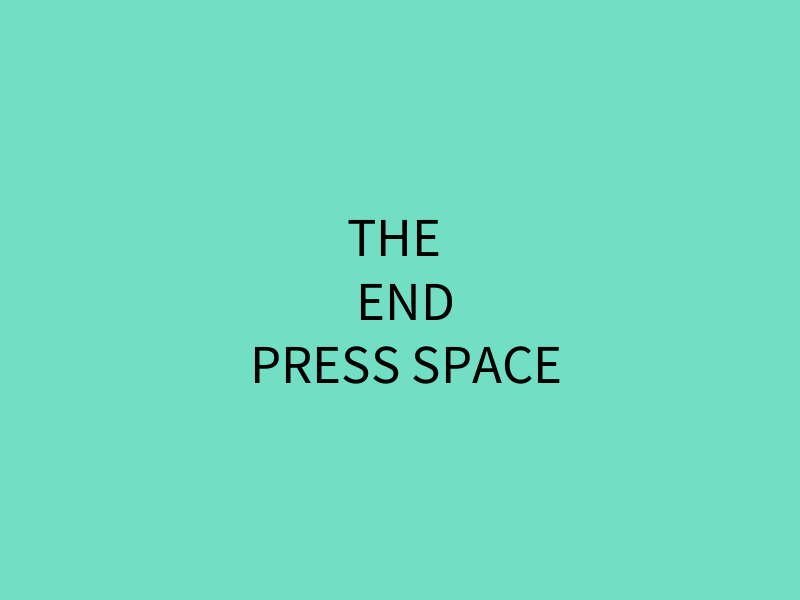
Frame 1 (no input)
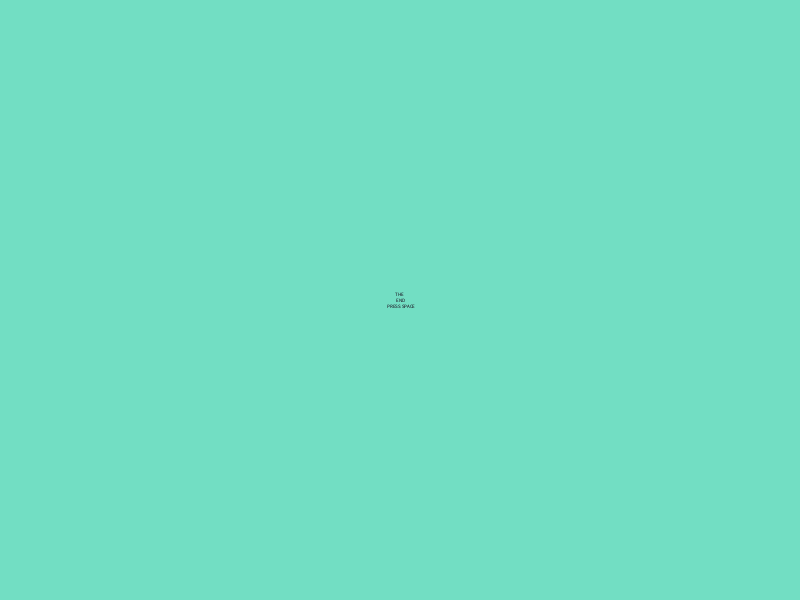
Frame 60 (the mouse pressed at the canvas centre just before this capture)
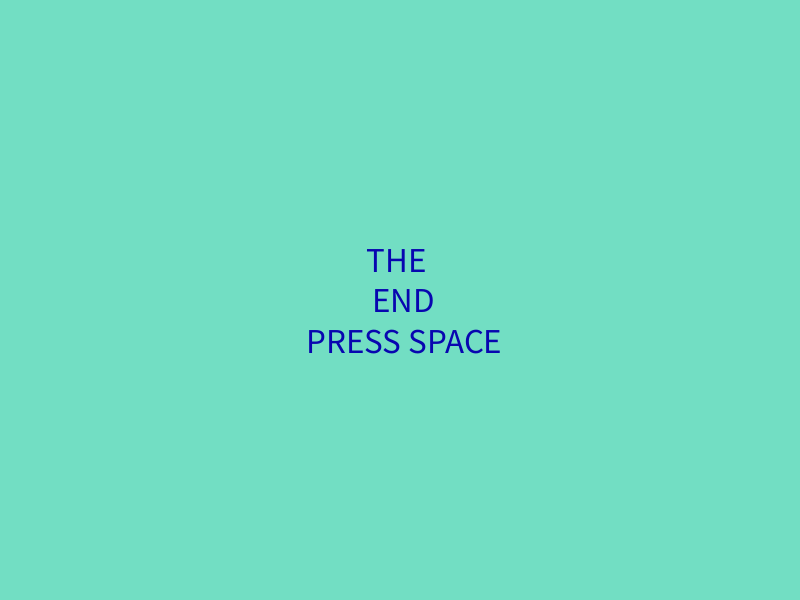
Frame 120 (the mouse held since frame 60 and released just before this capture)

The Processing sketch that drew these frames (run headless with seeded random() and noise(); from frame 60 on, the mouse is pressed at the canvas centre):

// Processing sketch: Resolution
// ── Resolution.pde
/*
 David Valencia
 Gaming I
 Resolution
 */

//RGB

int _textr = 0;
int _textg = 0;
int _textb = 0;

//Size

boolean texton = false;
int _textsize = 55;

void setup()
{
  size(800, 600);
  textAlign(CENTER, CENTER);
}

void draw()
{ 
  fill(_textr, _textg, _textb); 
  background(#72DEC3);
  textSize(_textsize);
  text("THE \n END\n PRESS SPACE", width/2, height/2);

  //SIZE ANIMATION

  if (texton == false)
  {
    _textsize = _textsize-1;
  }
  if (_textsize<=0)
  {
    texton = true;
  }
  if (texton == true)
  {
    _textsize = _textsize+1;
  }
  if (_textsize >= 50)
  {
    texton = false;
  }

  //COLOR ANIMATION
  if (_textsize >= 45)
  {
    _textr= int(random(0, 225));
  }
  if (_textsize <= 5)
  {
    _textg= int(random(0, 225));
  }
  if (_textsize >= 26 && _textsize <= 31)
  {
    _textb= int(random(0, 225));
  }
}
